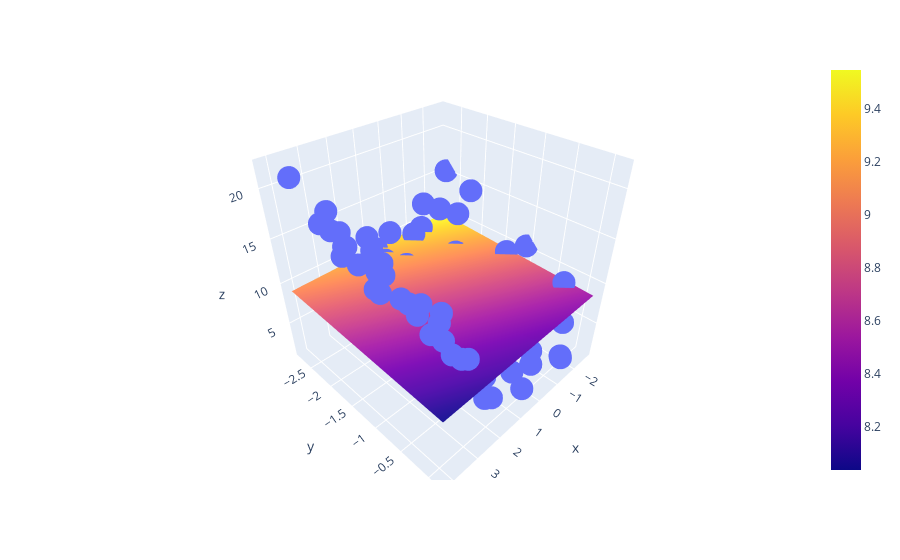

The notebook cell this image was saved under:
### Code cell
import plotly.graph_objects as go

fig = px.scatter_3d(df, x=x.ravel(), y=y.ravel(), z=z.ravel())

fig.add_trace(go.Surface(x = x_input, y = y_input, z =z_final ))

fig.show()
